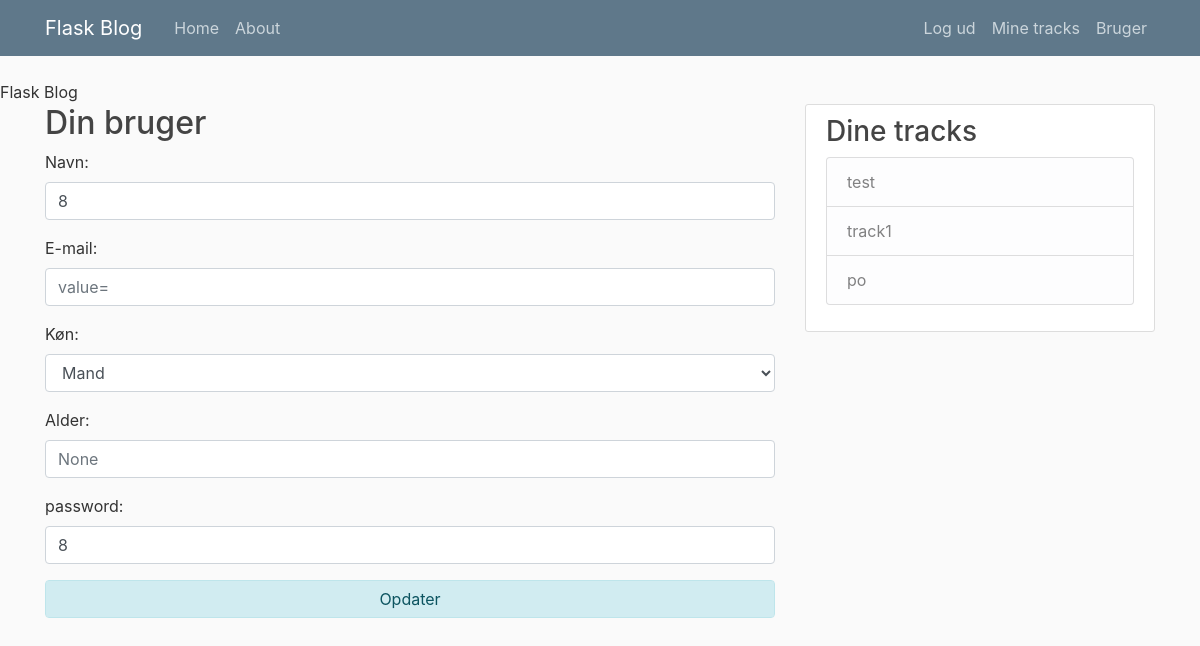
/user (signed in), run on the app's committed database.
### tables this page shows
CREATE TABLE users(
                               Id INTEGER PRIMARY KEY AUTOINCREMENT,
                               name TEXT,
                               age INTEGER,
                               gender INTEGER,
                               password TEXT,
                               email TEXT
                               );

CREATE TABLE tracks(
                               Id INTEGER PRIMARY KEY AUTOINCREMENT,
                               user_id INTEGER,
                               name TEXT,
                               unit TEXT,
                               type INTEGER,
                               createdate TEXT,
                               scalesize INT
                               );

### main.py (the view)
@app.route("/user")
def user():
    c = get_db().cursor()
    c.execute('''
              SELECT * FROM users WHERE Id=?
              ''',(session['currentuser'],))
    userinfo = []
    for i in c:
        userinfo = i
    print(userinfo)
    return my_render("user.html", userinfo = userinfo)

### main.py (called while the page is built)
def get_login_status():
    return 'currentuser' in session

def my_render(template, **kwargs):
    login_status = get_login_status()
    tracks=get_tracks()
    if len(tracks) < 1:
        noTracks = True
    else:
        noTracks = False
    return render_template(template, tracks=tracks, noTracks=noTracks, loggedin=login_status, **kwargs)

def get_tracks():
    c = get_db().cursor()
    if 'currentuser' in session:
        c.execute('''
              SELECT * FROM tracks WHERE user_id=?
              ''',(session['currentuser'],))
    tracks = []
    for track in c:
        tracks.append(track)
    return tracks

def get_db():
    db = g.get("_database", None)
    if db is None:
        db = g._database = sqlite3.connect(DATABASE)
    return db

@app.teardown_appcontext
def close_connection(exception):
    db = getattr(g,"_database", None)
    if db is not None:
        db.close()

### templates/user.html (shortened to what this page needs)
{% extends "layout.html" %}
{% block content %}
<form onsubmit="return submit(this);" id="update" name="login_form" role="form" style="display: block;" action="update_user" method="post">
    <h2>Din bruger</h2>
      <div class="form-group">
         <label for="username">Navn:</label>
         <input type="text" name="username" id="username" tabindex="1" class="form-control" placeholder={{userinfo[1] }} value={{userinfo[1] }}>
      </div>
      <div class="form-group">
         <label for="email">E-mail:</label>
         <input type="email" name="email" id="email" tabindex="2" class="form-control" placeholder={{userinfo[5] }} value={{userinfo[5] }}>
      </div>
      <div class="form-group">
         <label for="age">Køn:</label>
         <select name="age" id="age" tabindex="3" class="form-control" value={{ userinfo[3] }}>
          <option value="0">Mand</option>
        </select>
      </div>
      <div class="form-group">
         <label for="sex">Alder:</label>
         <input type="number" name="sex" id="sex" tabindex="4" class="form-control" placeholder={{userinfo[2] }} value={{userinfo[2] }}>
      </div>
      <div class="form-group">
         <label for="password" class="">password:</label>
         <input type="text" name="password" id="password" tabindex="1" class="form-control" placeholder={{userinfo[4] }} value={{userinfo[4] }}>
      </div>
      <div class="col-xs-6 form-group pull-right">
        <button type="submit" name="update" id="update" tabindex="4" class="form-control btn btn-login alert-info">Opdater </button>
      </div>
    </form>
{% endblock content %}

### templates/layout.html (shortened to what this page needs)
<!DOCTYPE html>
<html>
<head>
    <link rel="stylesheet" href="https://maxcdn.bootstrapcdn.com/bootstrap/4.0.0/css/bootstrap.min.css">
     <link rel="stylesheet" type="text/css" href="{{ url_for("static", filename="main.css") }}"
    {% if title %}
        <title>Flask BLog - {{title}}</title>
    {% else %}
        <title>Flask Blog</title>
    {% endif %}
</head>
<body>
    <header class="site-header">
      <nav class="navbar navbar-expand-md navbar-dark bg-steel fixed-top">
        <div class="container">
          <a class="navbar-brand mr-4" href="/">Flask Blog</a>
          <div class="collapse navbar-collapse" id="navbarToggle">
            <div class="navbar-nav mr-auto">
              <a class="nav-item nav-link" href="/">Home</a>
              <a class="nav-item nav-link" href="/about">About</a>
            </div>
            <div class="navbar-nav">
              {% if loggedin == True %}
                <a class="nav-item nav-link" href="/logout">Log ud</a>
                <a class="nav-item nav-link" href="/my_tracks">Mine tracks</a>
                <a class="nav-item nav-link" href="/user">Bruger</a>
              {% else %}
                <a class="nav-item nav-link" href="/login">Login</a>
                <a class="nav-item nav-link" href="/register">Register</a>
              {% endif %}
            </div>
          </div>
        </div>
      </nav>
    </header>
    <main role="main" class="container">
      <div class="row">
        <div class="col-md-8">
          {% block content %}{% endblock %}
        </div>
        <div class="col-md-4">
          <div class="content-section">
          {% if loggedin == True %}
            {% if noTracks == False %}
            <h3>Dine tracks</h3>
              <ul class="list-group">
              {% for track in tracks %}
                <a class="list-group-item list-group-item-light" href="#">{{ track[2] }}</a>
                {% endfor %}
              </ul>
            {% else %}
            <h3>Dine tracks</h3>
              <ul class="list-group">
                <li class="list-group-item list-group-item-light">Du har ikke oprettet nogle tracks endnu</li>
              </ul>
            </p>
            {% endif %}
          {% endif %}
          </div>
        </div>
      </div>
    </main>
</body>
</html>

### static/main.css (style rules this page uses)
body { background: #fafafa; color: #333333; margin-top: 5rem; }
h1, h2, h3, h4, h5, h6 { color: #444444; }
.bg-steel { background-color: #5f788a; }
.site-header .navbar-nav .nav-link { color: #cbd5db; }
.content-section { background: #ffffff; padding: 10px 20px; border: 1px solid #dddddd; border-radius: 3px; margin-bottom: 20px; }

### data on the page
users: username "8", password "8"
tracks: name "test"
tracks: name "track1"
tracks: name "po"
